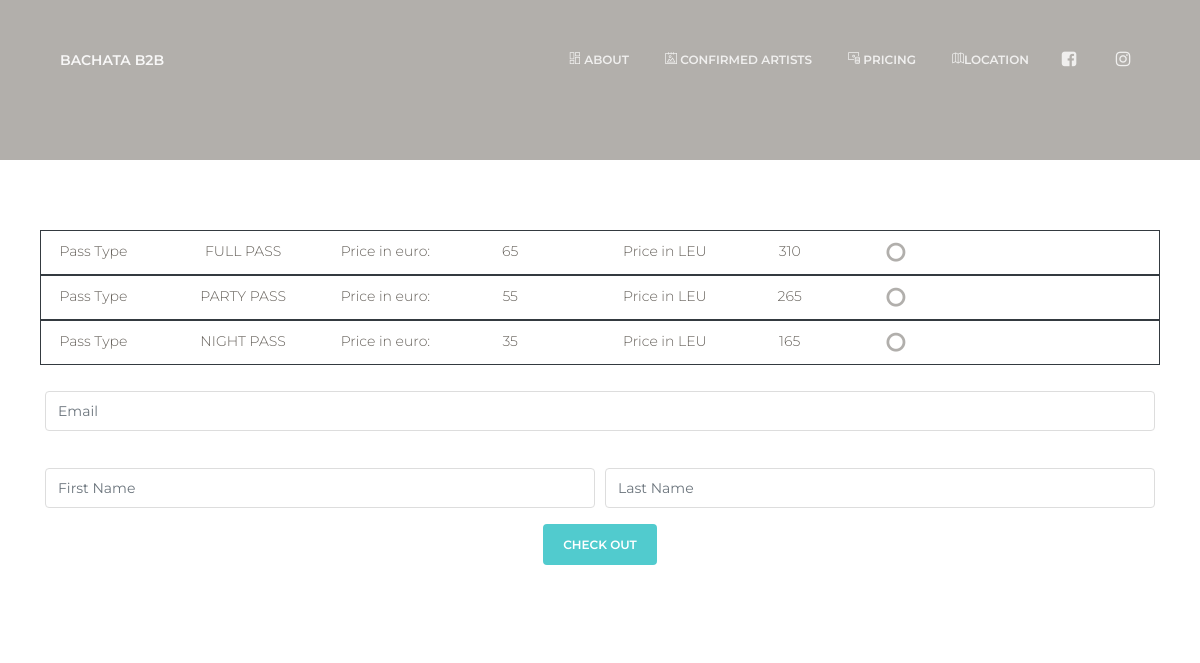
/ticketing/, run on the app's committed database.
### main/models.py (models this page shows, shortened)
class Pricing(models.Model):
    pricing_price = models.CharField(max_length=50)
    pricing_type = models.CharField(max_length=200)
    pricing_details = models.TextField()
    pricing_published = models.DateTimeField('date published')
    pricing_active = models.BooleanField()
    pricing_image = models.ImageField(upload_to='images/')
    pricing_price_EURO = models.IntegerField()
    pricing_price_LEU = models.IntegerField()

### main/views.py (the view)
# urls.py: path("ticketing/", views.ticketing, name="ticketing"),
def ticketing(request):
    return render(request=request,
                  template_name='main/ticketing_system.html',
                  context={"pricing": Pricing.objects.all})

### main/templates/main/ticketing_system.html (shortened to what this page needs)
{% extends "main/base.html" %}
{% block content %}
    <div class="page-header" style="min-height: 20vh !important;" data-parallax="true">
    </div>
    <div id="checkoutSection" class="section text-center">
        <div class="container">
            <form method="post" id="buyTickets" action="">
                <div>
                    {% for price in pricing %}
                        <div id="price" class="form-row border border-dark" style="padding-top: 10px !important; font-weight: unset !important;">
                            <div class="col-lg-3 col-md-3 col-sm-3">
                                <div class="row">
                                    <div class="col-lg-5 col-md-5 col-sm-5">
                                        <label class="form-check-label rounded">Pass Type</label>
                                    </div>
                                    <div class="col-lg-7 col-md-7 col-sm-7">
                                        <span class="form-check" id="disabledInput"
                                              type="text">{{ price.pricing_type }}</span>
                                    </div>
                                </div>
                            </div>
                            <div class="col-lg-3 col-md-3 col-sm-3">
                                <div class="row ">
                                    <div class="col-lg-6 col-md-6 col-sm-6">
                                        <label class="form-check-label rounded">Price in euro:</label>
                                    </div>
                                    <div class="col-lg-4 col-md-4 col-sm-4">
                                    <span class="form-check" id="disabledInput"
                                          type="text">{{ price.pricing_price_EURO }}</span>
                                    </div>
                                </div>
                            </div>
                            <div class="col-lg-3 col-md-3 col-sm-3">
                                <div class="row">
                                    <div class="col-lg-6 col-md-6 col-sm-6">
                                        <label class="form-check-label rounded">Price in LEU</label>
                                    </div>
                                    <div class="col-lg-4 col-md-4 col-sm-4">
                                        <span class="form-check" id="disabledInput"
                                              type="text">{{ price.pricing_price_LEU }}</span>
                                    </div>
                                </div>
                            </div>
                            <div class="col-lg-3 col-md-3 col-sm-3">
                                <div class="form-check-radio col-lg-1 col-md-1 col-sm-1">
                                </div>
                            </div>
                        </div>
                    {% endfor %}
                </div>
                <div class="form-row">
                    <div class="form-group col-lg-12 col-md-12 col-sm-12">
                        <input type="email" class="form-control" id="email" placeholder="Email">
                    </div>
                </div>
                <div class="form-row">
                    <div class="form-group col-md-6">
                        <input type="firstName" class="form-control" id="firstName" placeholder="First Name">
                    </div>
                    <div class="form-group col-md-6">
                        <input type="lastName" class="form-control" id="lastName" placeholder="Last Name">
                    </div>
                </div>
                <button id="submitBuyTickets" type="submit" class="btn btn-primary" data-toggle="modal" data-target="#exampleModal">
                    Check Out
                </button>
            </form>
        </div>
    </div>
{% endblock content %}

### data on the page
Pricing: pricing_type "FULL PASS", pricing_price_EURO "65", pricing_price_LEU "310"
Pricing: pricing_type "PARTY PASS", pricing_price_EURO "55", pricing_price_LEU "265"
Pricing: pricing_type "NIGHT PASS", pricing_price_EURO "35", pricing_price_LEU "165"
